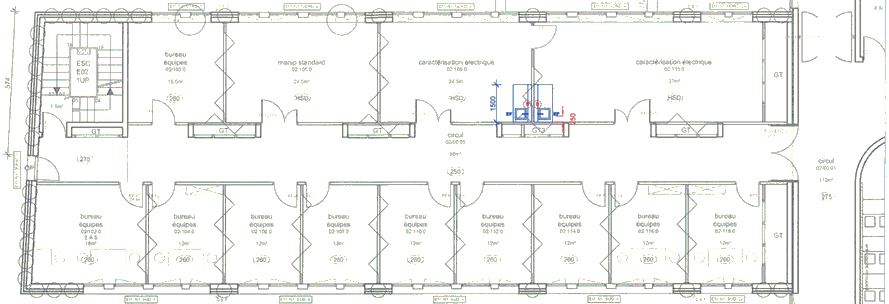
#> input picture Test_IES/plan.png, 889 x 304 px
$ python Proto_V3.py
#> lines starting #> are read from the running program, lines starting #| are printed output that depends on the picture
import xlrd
import numpy as np
import matplotlib as mpl
import matplotlib.pyplot as plt
import matplotlib.image as mpimg
from tkinter import *
import tkinter as tk
from matplotlib.backends.backend_tkagg import FigureCanvasTkAgg
import time, threading
import xlwt

#Recup CAPTEURS
Capteurs = []
#Recup ORIENTATION
OrientationData = []
Orientation = []
#DATA
image = []
pts=[]
feuille_2=[]
feuille_1=[]
Orientation=[]
Figscatter=[]
ax=[]
init_angle=180
workbook=[]
sheet=[]
sw_record=0
cpoint=0
Hsize=400
Wsize=500
WAIT_SECONDS = 0.2
istep = 0
flag_update = 0

def close_window ():
    root.destroy()

#ANNOTATION (inclinaison)
# [8 lines left out: function add_annotation, not called in this run]

def openExpoFiles():
    global image, cols, rows, feuille_1, feuille_2, ax, Figscatter
    ######### image
    image = mpimg.imread("plan.png")
#> image is the input picture: shape (304, 889, 4) float32; mean R, G, B, A 0.952, 0.955, 0.95, 1
    image=np.flipud(image)
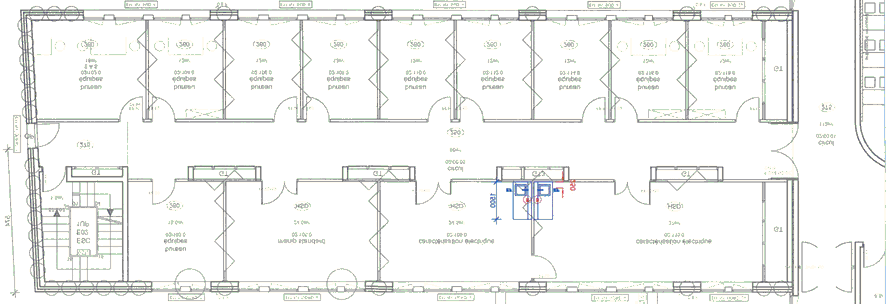
#> image: shape (304, 889, 4) float32; mean R, G, B, A 0.952, 0.955, 0.95, 1
    #########

    ######### excel fichier acquisition
#> (the run stopped early here; a loop or call above may not have finished)
